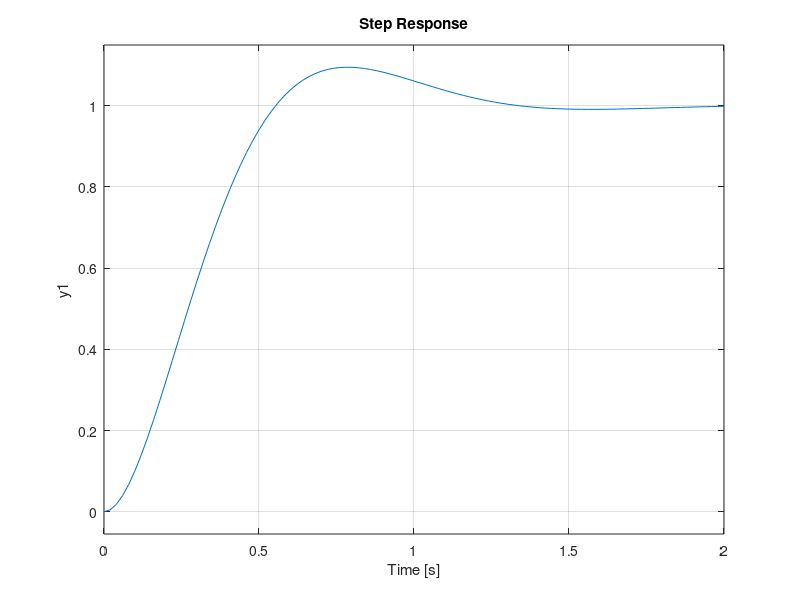
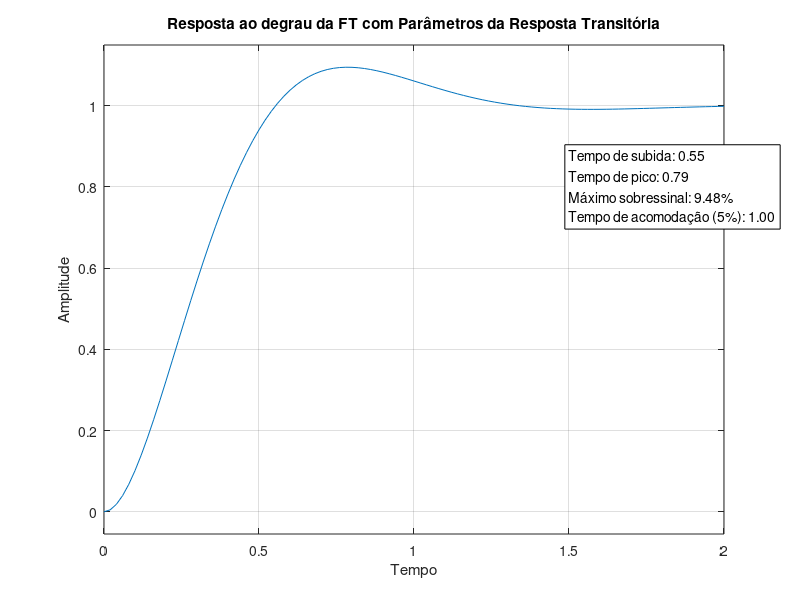

Reproduce these figures in MATLAB, in order.
clear all
close all

pkg load control

wn = 5;

zeta = 0.6;

s = tf('s');

FT = wn^2 / (s^2 + 2*zeta*wn*s + wn^2);

step(FT);


% Parametros da resposta transitoria
wd = wn * sqrt(1 - zeta^2);
sigma = zeta * wn;

% Tempo de subida tr
beta = atan(wd/sigma);
tr = (pi - beta) / wd;

% Tempo de pico tp
tp = pi / wd;

% Maximo sobressinal Mp
Mp = exp(-zeta * pi / sqrt(1 - zeta^2));
Mp_percent = Mp * 100;

% Tempo de acomodacao ts
ts_5 = 3 / sigma; % Criterio de 5%

% Exibindo os resultados no console
% Plotagem da função de transferência
figure;
step(FT, 'DisplayName', 'Resposta ao degrau da FT');
hold on

% Adicionando os valores dos parâmetros na legenda
legend_str = {sprintf('Tempo de subida: %.2f', tr), ...
              sprintf('Tempo de pico: %.2f', tp), ...
              sprintf('Máximo sobressinal: %.2f%%', Mp_percent), ...
              sprintf('Tempo de acomodação (5%%): %.2f', ts_5)};
text(1.5, 0.8, legend_str, 'BackgroundColor', 'w', 'EdgeColor', 'k');

xlabel('Tempo');
ylabel('Amplitude');
title('Resposta ao degrau da FT com Parâmetros da Resposta Transitória');

hold off
